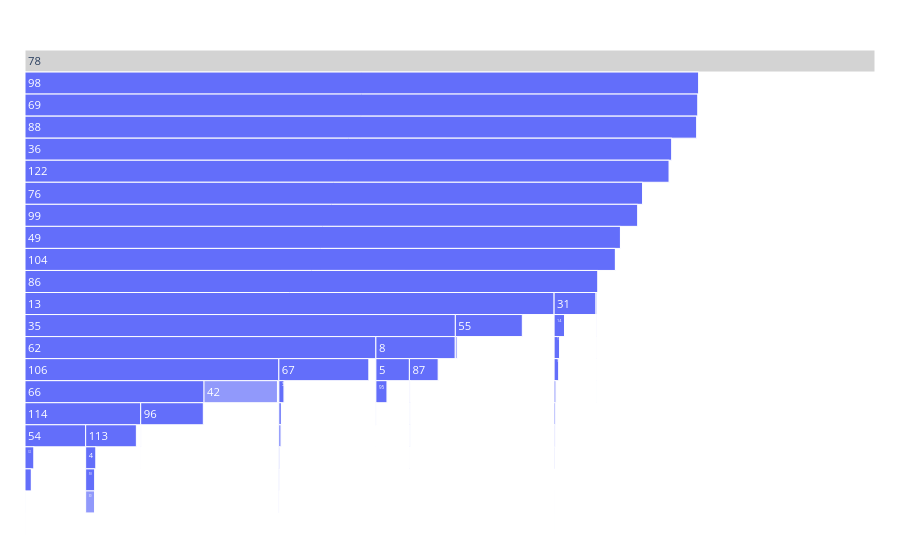

The cell this chart's notebook holds for it:
### Code cell
fig = make_icicle(path_templ(10))
fig.show()

### Figure 1 — Plotly figure (JSON) as saved in the notebook; plotly's stock layout.template omitted (floating-point values rounded to 4 significant figures)
{"data": [{"labels": ["0", "1", "2", "3", "4", "5", "6", "7", "8", "9", "10", "11", "12", "13", "14", "15", "16", "17", "18", "19", "20", "21", "22", "23", "24", "25", "26", "27", "28", "29", "30", "31", "32", "33", "34", "35", "36", "37", "38", "39", "40", "41", "42", "43", "44", "45", "46", "47", "48", "49", "50", "51", "52", "53", "54", "55", "56", "57", "58", "59", "60", "61", "62", "63", "64", "65", "66", "67", "68", "69", "70", "71", "72", "73", "74", "75", "76", "77", "78", "79", "80", "81", "82", "83", "84", "85", "86", "87", "88", "89", "90", "91", "92", "93", "94", "95", "96", "97", "98", "99", "100", "101", "102", "103", "104", "105", "106", "107", "108", "109", "110", "111", "112", "113", "114", "115", "116", "117", "118", "119", "120", "121", "122", "123", "124", "125"], "parents": ["36", "76", "48", "57", "113", "8", "74", "12", "35", "47", "77", "105", "32", "86", "31", "121", "98", "123", "77", "31", "50", "69", "32", "7", "125", "96", "78", "87", "54", "88", "58", "86", "54", "70", "67", "13", "88", "93", "56", "56", "68", "34", "106", "5", "96", "38", "107", "86", "105", "99", "80", "34", "80", "58", "114", "13", "125", "95", "4", "82", "51", "50", "35", "92", "57", "47", "106", "62", "107", "98", "48", "118", "116", "70", "38", "25", "122", "68", "", "83", "123", "122", "33", "116", "113", "63", "104", "8", "69", "4", "55", "14", "118", "83", "104", "5", "66", "25", "78", "76", "12", "92", "63", "99", "49", "117", "62", "51", "95", "67", "82", "117", "9", "114", "66", "7", "55", "87", "74", "33", "93", "14", "36", "9", "49", "121"], "root": {"color": "lightgrey"}, "tiling": {"orientation": "v"}, "type": "icicle", "values": [1, 1, 1, 6, 96, 1827, 1, 7, 1406, 8, 58, 1, 513, 2617, 403, 1, 1, 1, 1, 1, 2, 1, 1, 2, 1, 14, 1, 1, 1, 1, 740, 2588, 211, 11, 227, 11, 211, 2, 55, 1, 1, 1, 6049, 1, 1, 1, 1, 16, 32, 413, 3, 20, 2, 1, 4254, 5360, 22, 26, 14, 1, 1, 3, 580, 4, 2, 3, 56, 6970, 12, 93, 7, 1, 1, 2, 7, 1, 396, 17, 14512, 1, 28, 1, 0, 0, 1, 3, 79, 2281, 2055, 2, 1, 1, 7, 3, 1, 895, 5121, 21, 67, 1429, 3, 2, 4, 2, 1440, 16, 115, 100, 3, 2, 2, 1, 1, 3324, 355, 2, 145, 9, 53, 3, 2, 68, 2190, 11, 2, 228]}], "layout": {"margin": {"b": 25, "l": 25, "r": 25, "t": 50}}}
